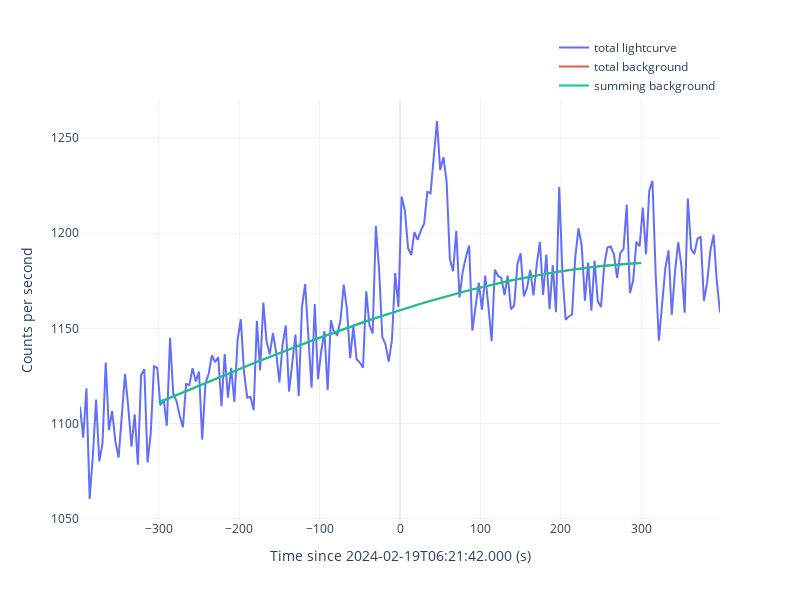
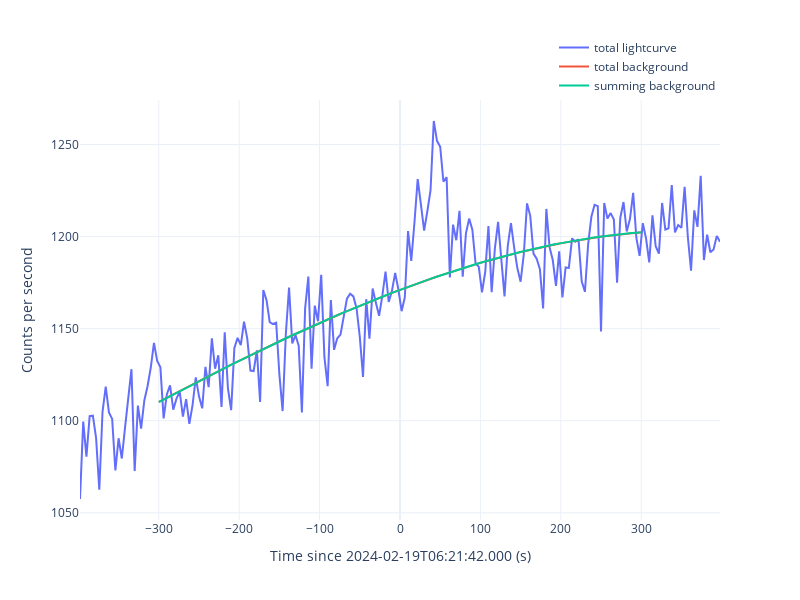
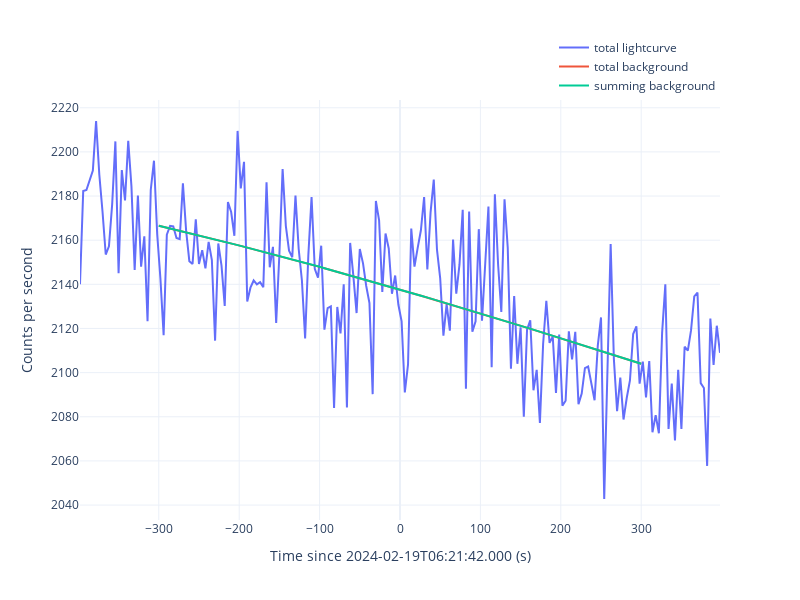

Here is the notebook cell these charts were saved with, in order:
### Code cell
for det in ['n9', 'na', 'b1']:
    gbm_tte = gbmTTE(gbm_rtv.rtv_res['tte'][det])
    gbm_tte.timezero = fermi_met
    gbm_tte.filter_time([-400, 400])
    
    print(msg_format(f'extract spectrum for {det}'))
    
    gbm_tte.spec_slices = [[0, 70]]
    gbm_tte.extract_spectrum(savepath=f'./{det}/spectrum', show=True)
